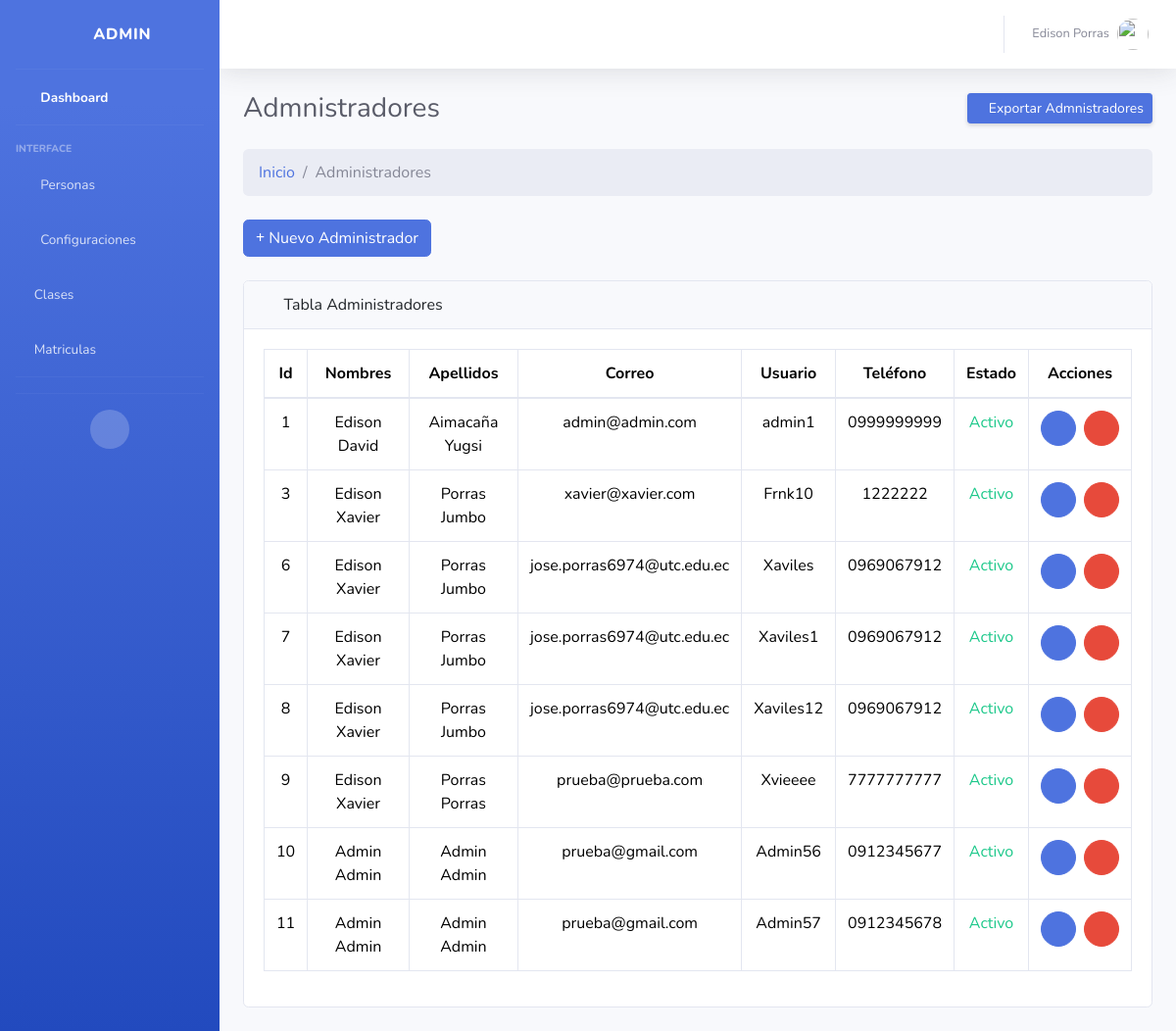
Page /administrador/ (signed in) on the earlier database version.
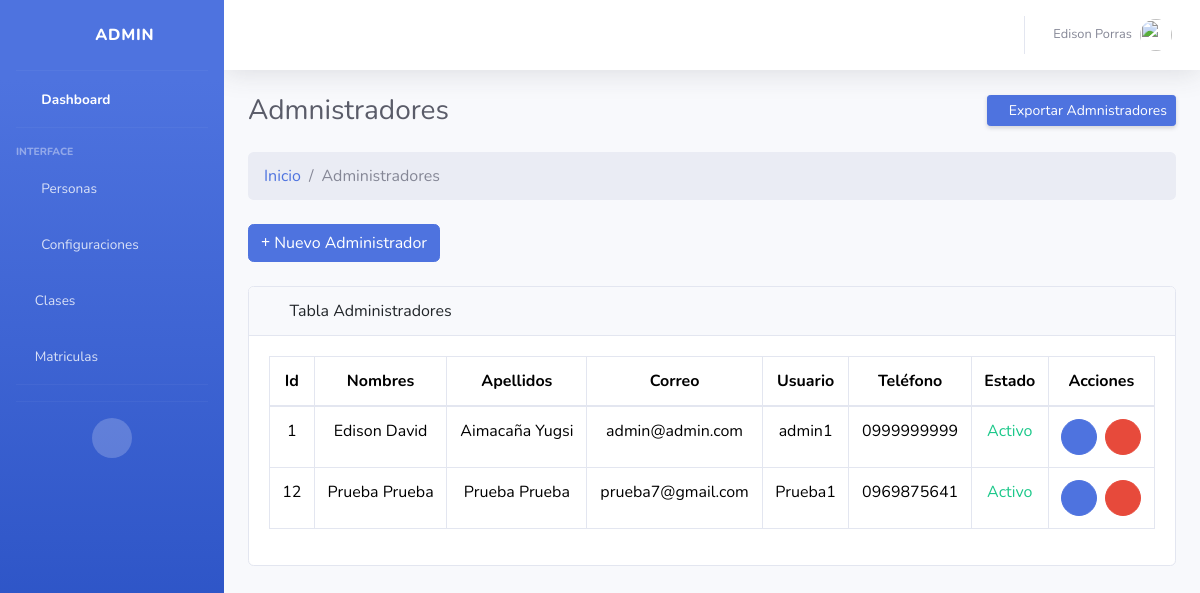
Same page on the later database version.
### Aplicaciones/core/models.py (models this page shows, shortened)
class Administradores(models.Model):
    adm_id = models.AutoField(primary_key=True)
    fk_id_persona = models.ForeignKey(Personas,verbose_name='Persona',on_delete=models.CASCADE)
    adm_fotografia = models.ImageField(upload_to='administradores/' ,default=None,null=True,blank=True,verbose_name="Fotografía:")
    adm_estado = models.BooleanField(default=True,verbose_name='Estado:')

class Personas(models.Model):
    per_id = models.AutoField(primary_key=True)
    fk_id_usuario = models.ForeignKey(User,verbose_name='Usuario',on_delete=models.CASCADE)
    per_segundo_nombre = models.CharField(max_length=50,default="Null",null=False,verbose_name="Segundo nombre:")
    per_segundo_apellido = models.CharField(max_length=50,default="Null",null=False,verbose_name="Segundo apellido:")
    per_fecha_nacimiento = models.DateField(
    null=True,          # permite guardar NULL en la base de datos
    blank=True,         # permite dejarlo en blanco en formularios
    verbose_name="Fecha de nacimiento:"
)
    per_cedula = models.CharField(max_length=15,default="Null",null=False,verbose_name="Cédula:")
    per_telefono = models.CharField(max_length=15,default="Null",null=True,verbose_name="Teléfono:")
    per_fecha_actualizacion = models.DateTimeField(auto_now=True,verbose_name='Actualizado el:')

### Aplicaciones/core/views/crud_administrador_views.py (the view)
# urls.py: path('', loguin_views.index, name='loguin_index'),
@admin_required  # ← AGREGAR ESTE DECORADOR
def index(request):
    administradores = Administradores.objects.exclude(fk_id_persona__fk_id_usuario=request.user)
    return render(request, 'administrador/index.html', {'administradores': administradores})

### Aplicaciones/core/context_processors.py (called while the page is built)
def foto_perfil_usuario(request):
    if request.user.is_authenticated:
        try:
            persona = Personas.objects.get(fk_id_usuario=request.user)
        except Personas.DoesNotExist:
            return {'foto_perfil': None}
        administrador = Administradores.objects.filter(fk_id_persona=persona).first()
        if administrador and administrador.adm_fotografia:
            return {'foto_perfil': administrador.adm_fotografia.url}
        docente = Docentes.objects.filter(fk_id_persona=persona).first()
        if docente and docente.doc_fotografia:
            return {'foto_perfil': docente.doc_fotografia.url}
        estudiante = Estudiantes.objects.filter(fk_id_persona=persona).first()
        if estudiante and estudiante.est_fotografia:
            return {'foto_perfil': estudiante.est_fotografia.url}
    return {'foto_perfil': None}

### Aplicaciones/core/templates/administrador/index.html (shortened to what this page needs)
{% extends 'plantillas/MasterAdmin.html' %}
{% load static %}
{% block css %}
<link href="{% static 'vendor/fontawesome-free/css/all.min.css' %}" rel="stylesheet" type="text/css">
{% endblock %}
{% block content %}
<div class="container-fluid ">
  <div class="d-sm-flex align-items-center justify-content-between mb-4">
    <h1 class="h3 mb-0 text-gray-800">Admnistradores</h1>
    <a href="#" class="d-none d-sm-inline-block btn btn-sm btn-primary shadow-sm"> Exportar Admnistradores </a>
  </div>
  <ol class="breadcrumb mb-4">
    <li class="breadcrumb-item"><a href="{% url 'core_admin' %}">Inicio</a></li>
    <li class="breadcrumb-item active">Administradores</li>
  </ol>
  <div class="mb-4">
    <a href="{% url 'administrador_create' %}" class="btn btn-primary"><i class="fas fa-plus"></i> Nuevo
      Administrador</a>
  </div>
  <div class="card mb-4">
    <div class="card-header">
      <i class="fas fa-table me-1"></i>
      Tabla Administradores
    </div>
    <div class="card-body">
      <div class="table-responsive">
        <table class="table table-bordered text-center" id="tbl-admin" width="100%" cellspacing="0">
          <thead>
            <tr>
              <th>Id</th>
              <th>Nombres</th>
              <th>Apellidos</th>
              <th>Correo</th>
              <th>Usuario</th>
              <th>Teléfono</th>
              <th>Estado</th>
              <th>Acciones</th>
            </tr>
          </thead>
          <tbody>
            {% for admin in administradores %}
              <tr>
                <td>{{admin.adm_id}}</td>
                <td>{{admin.fk_id_persona.fk_id_usuario.first_name}} {{admin.fk_id_persona.per_segundo_nombre}}</td>
                <td>{{admin.fk_id_persona.fk_id_usuario.last_name}} {{admin.fk_id_persona.per_segundo_apellido}}</td>
                <td>{{admin.fk_id_persona.fk_id_usuario.email}}</td>
                <td>{{admin.fk_id_persona.fk_id_usuario.username}}</td>
                <td>{{admin.fk_id_persona.per_telefono}}</td>
                {% if admin.adm_estado %}
                  <td class="text-success">Activo</td>
                {% else %}
                  <td class="text-danger">Inactivo</td>
                {% endif %}
                <td>
                   <div class="d-flex gap-2 justify-content-center">
                    <a href="{%url 'administrador_edit' admin.adm_id%}" type="button" class="btn btn-sm btn-primary rounded-circle d-flex align-items-center justify-content-center" style="width: 36px; height: 36px;">
                      <span><i class="fas fa-pen"></i></span>
                    </a>
                    <a class="btn btn-sm btn-danger rounded-circle d-flex align-items-center justify-content-center" style="width: 36px; height: 36px;" data-bs-toggle="modal"
                      data-bs-target="#eliminarModal{{admin.adm_id}}"><i class="fas fa-trash"></i>
                  </a>
                  </div>
                </td>
              </tr>
            {% empty %}
              <tr>
                <td colspan="8">No hay administradores registrados</td>
              </tr>
            {% endfor %}
          </tbody>
        </table>
      </div>
    </div>
  </div>
</div>
{% endblock %}

Differences in the rows shown:
removed Administradores: adm_id "3", fk_id_persona.fk_id_usuario.first_name "Edison", fk_id_persona.per_segundo_nombre "Xavier", fk_id_persona.fk_id_usuario.last_name "Porras", fk_id_persona.per_segundo_apellido "Jumbo", fk_id_persona.fk_id_usuario.email "xavier@xavier.com", fk_id_persona.fk_id_usuario.username "Frnk10", fk_id_persona.per_telefono "1222222", adm_estado "Activo"
removed Administradores: adm_id "6", fk_id_persona.fk_id_usuario.first_name "Edison", fk_id_persona.per_segundo_nombre "Xavier", fk_id_persona.fk_id_usuario.last_name "Porras", fk_id_persona.per_segundo_apellido "Jumbo", fk_id_persona.fk_id_usuario.email "jose.porras6974@utc.edu.ec", fk_id_persona.fk_id_usuario.username "Xaviles", fk_id_persona.per_telefono "0969067912", adm_estado "Activo"
removed Administradores: adm_id "7", fk_id_persona.fk_id_usuario.first_name "Edison", fk_id_persona.per_segundo_nombre "Xavier", fk_id_persona.fk_id_usuario.last_name "Porras", fk_id_persona.per_segundo_apellido "Jumbo", fk_id_persona.fk_id_usuario.email "jose.porras6974@utc.edu.ec", fk_id_persona.fk_id_usuario.username "Xaviles1", fk_id_persona.per_telefono "0969067912", adm_estado "Activo"
removed Administradores: adm_id "8", fk_id_persona.fk_id_usuario.first_name "Edison", fk_id_persona.per_segundo_nombre "Xavier", fk_id_persona.fk_id_usuario.last_name "Porras", fk_id_persona.per_segundo_apellido "Jumbo", fk_id_persona.fk_id_usuario.email "jose.porras6974@utc.edu.ec", fk_id_persona.fk_id_usuario.username "Xaviles12", fk_id_persona.per_telefono "0969067912", adm_estado "Activo"
removed Administradores: adm_id "9", fk_id_persona.fk_id_usuario.first_name "Edison", fk_id_persona.per_segundo_nombre "Xavier", fk_id_persona.fk_id_usuario.last_name "Porras", fk_id_persona.per_segundo_apellido "Porras", fk_id_persona.fk_id_usuario.email "prueba@prueba.com", fk_id_persona.fk_id_usuario.username "Xvieeee", fk_id_persona.per_telefono "7777777777", adm_estado "Activo"
removed Administradores: adm_id "10", fk_id_persona.fk_id_usuario.first_name "Admin", fk_id_persona.per_segundo_nombre "Admin", fk_id_persona.fk_id_usuario.last_name "Admin", fk_id_persona.per_segundo_apellido "Admin", fk_id_persona.fk_id_usuario.email "prueba@gmail.com", fk_id_persona.fk_id_usuario.username "Admin56", fk_id_persona.per_telefono "0912345677", adm_estado "Activo"
removed Administradores: adm_id "11", fk_id_persona.fk_id_usuario.first_name "Admin", fk_id_persona.per_segundo_nombre "Admin", fk_id_persona.fk_id_usuario.last_name "Admin", fk_id_persona.per_segundo_apellido "Admin", fk_id_persona.fk_id_usuario.email "prueba@gmail.com", fk_id_persona.fk_id_usuario.username "Admin57", fk_id_persona.per_telefono "0912345678", adm_estado "Activo"
added Administradores: adm_id "12", fk_id_persona.fk_id_usuario.first_name "Prueba", fk_id_persona.per_segundo_nombre "Prueba", fk_id_persona.fk_id_usuario.last_name "Prueba", fk_id_persona.per_segundo_apellido "Prueba", fk_id_persona.fk_id_usuario.email "prueba7@gmail.com", fk_id_persona.fk_id_usuario.username "Prueba1", fk_id_persona.per_telefono "0969875641", adm_estado "Activo"
